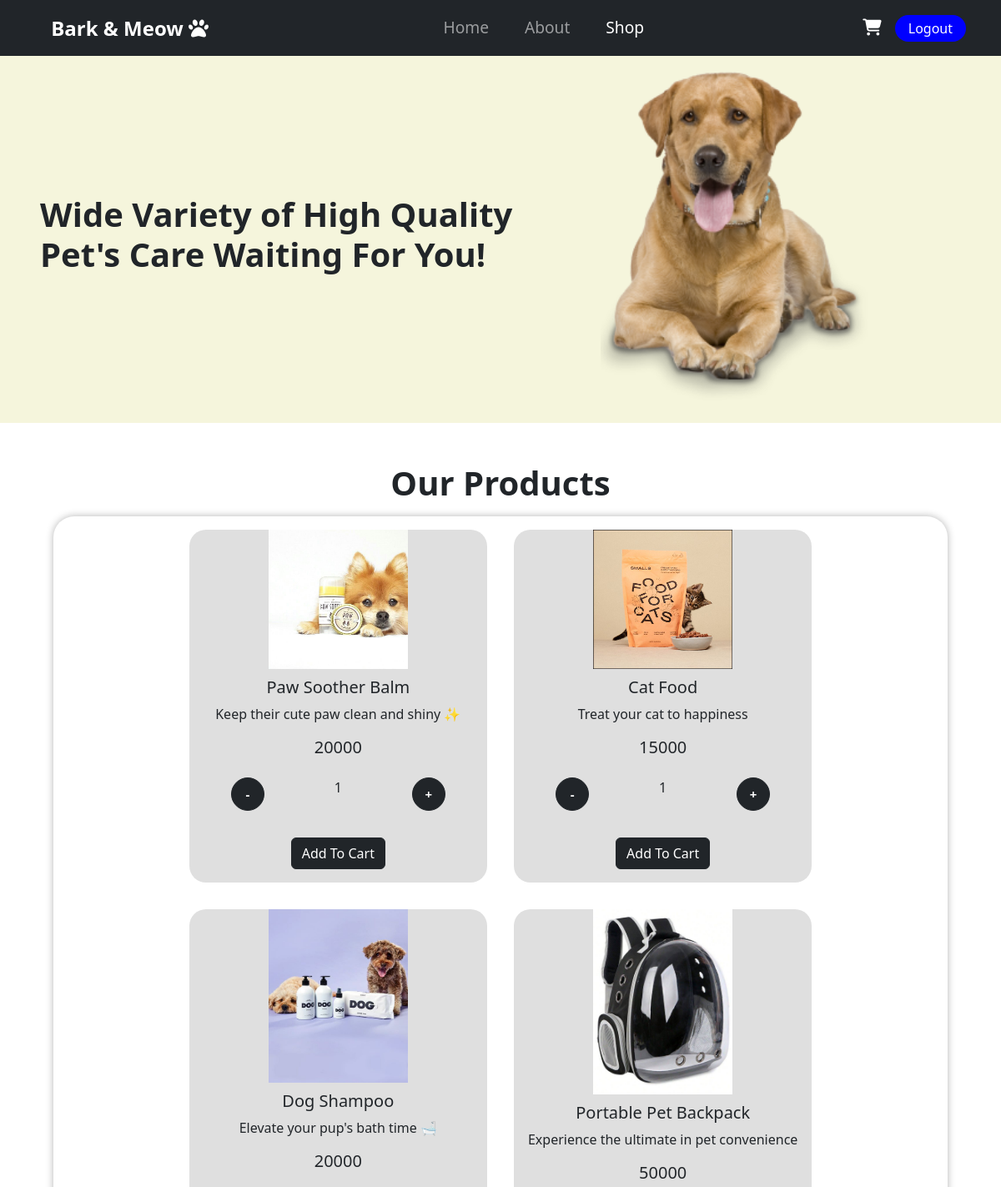
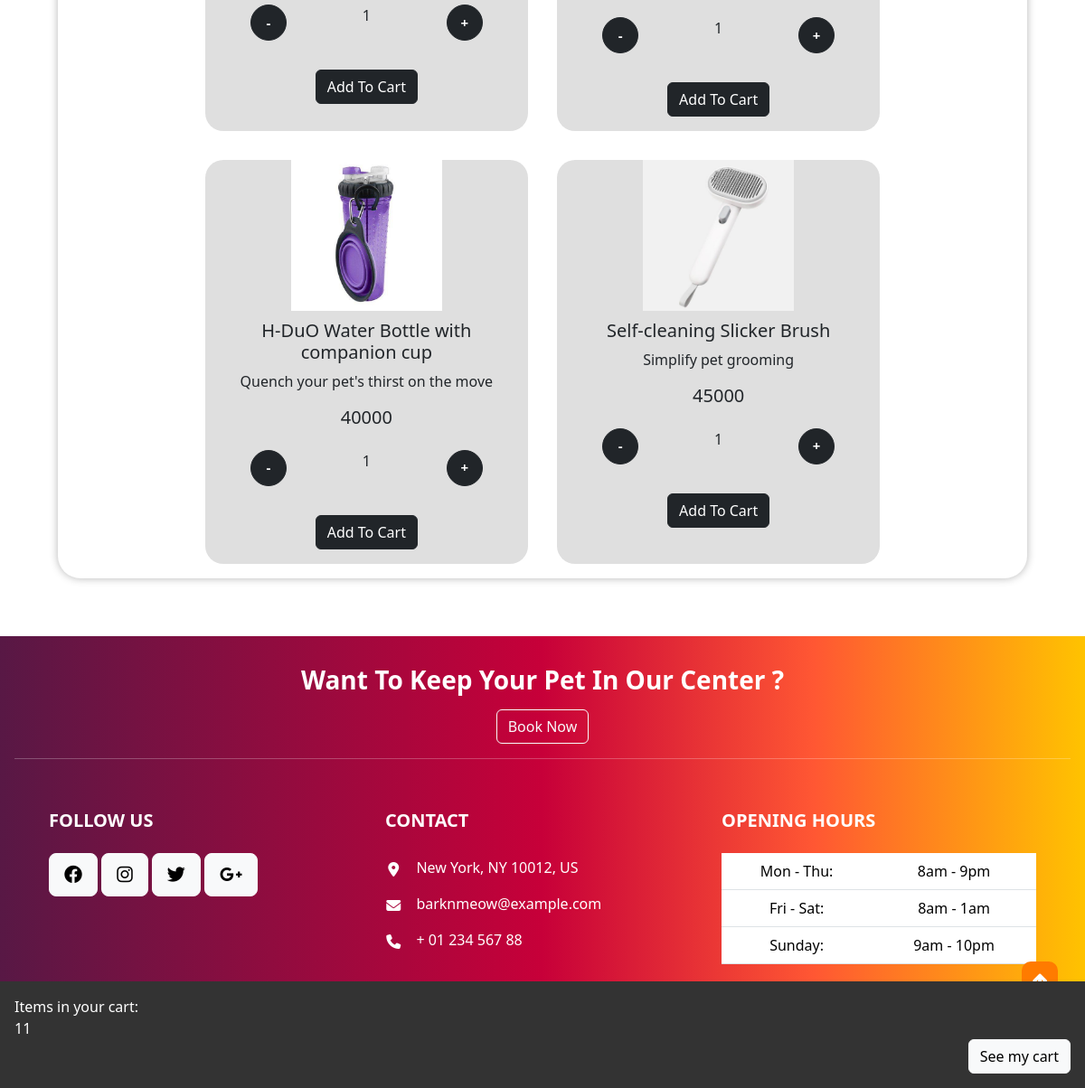
The page /shop.php?id_cust=1 (signed in) on the database its author committed (2 pictures, top to bottom).
### tables this page shows
CREATE TABLE `product` (
  `id` int(11) NOT NULL,
  `name` varchar(50) NOT NULL,
  `img` varchar(50) NOT NULL,
  `dsc` varchar(50) NOT NULL,
  `price` int(11) NOT NULL
);

### includes/connect.php (called while the page is built)
<?php
try{
    $connect = new PDO("mysql:host=localhost; dbname=project_tekweb", "root", "");
}catch(PDOException $e){
    die("Tidak berhasil terkoneksi ke database! <br> Error: ". $e);
}
include "shop.class.php";
$shop = new Shop($connect);
?>

### includes/shop.class.php (called while the page is built, shortened)
<?php
class Shop{
    private $db;
    public function setConnect($db){
        $this -> db = $db;
    }
    public function show_product(){
        $show_product = "SELECT * FROM `product`";
        $show_product = $this->db->prepare($show_product);
        $show_product->execute();
        return $show_product;
    }
    public function get_num_of_items($id_cust){
        $get_num = "SELECT SUM(`qty`) AS total_qty FROM `cart` WHERE `id_cust` = ?";
        $get_num = $this->db->prepare($get_num);
        $get_num->execute($id_cust);
        $result = $get_num->fetch(PDO::FETCH_ASSOC);
        return $result['total_qty'] ?? 0;
    }
}
?>

### shop.php (the view, shortened to what this page needs)
<?php
include 'includes/connect.php';
if (isset($_GET["id_cust"]) && !empty($_GET["id_cust"])) {
    $id_cust = $_GET["id_cust"];
} else {
  header("Location: login.php");
}
?>
<!DOCTYPE html>
<html lang="en">
<head>
    <link rel="stylesheet" href="https://cdnjs.cloudflare.com/ajax/libs/font-awesome/6.4.0/css/all.min.css">
        <link rel="stylesheet" href="https://maxcdn.bootstrapcdn.com/font-awesome/4.7.0/css/font-awesome.min.css">
    <link href="https://cdn.jsdelivr.net/npm/bootstrap@5.3.2/dist/css/bootstrap.min.css" rel="stylesheet">
  </head>
<body>
    <header>
        <nav class="navbar navbar-dark bg-dark navbar-expand-lg navbar-fixed-top">
            <div class="container">
              <a class="navbar-brand fs-4" href="home.php">Bark & Meow <i class="fa-solid fa-paw"></i></a>
              <div class="sidebar offcanvas offcanvas-start text-white bg-dark" tabindex="-1" id="offcanvasNavbar" aria-labelledby="offcanvasNavbarLabel">
                <div class="offcanvas-body d-flex flex-column flex-lg-row p-4 p-lg-0">
                  <ul class="navbar-nav justify-content-center align-items-center flex-grow-1 pe-3">
                    <li class="nav-item mx-2">
                      <a class="nav-link" aria-current="page" href="home.php">Home</a>
                    </li>
                    <li class="nav-item mx-2">
                      <a class="nav-link" href="aboutus.php">About</a>
                    </li>
                    <li class="nav-item mx-2">
                      <a class="nav-link active">Shop</a>
                    </li>
                  </ul>
                  <div class="d-flex flex-column flex-lg-row justify-content-center align-items-center gap-3">
                  <?php
                    echo "<a href='cart.php?id_cust=$id_cust'><i class='fa-solid fa-cart-shopping fs-5'></i></a>";
                    if(isset($_SESSION['id_cust'])) {
                    echo "<a href='login.php' class='signup text-decoration-none px-3 py-1 rounded-4'>Logout</a>";
                    } else {
                    echo "<a href='login.php' class='signup text-decoration-none px-3 py-1 rounded-4'>Login</a>";
                    }
                  ?>
                  </div>
                </div>
              </div>
            </div>
          </nav>
      </header>
      <div id="top">.</div>
      <a href="#top" class="gotop"><i class="fa fa-arrow-up" aria-hidden="true"></i></a>
      <div class = "container-xxl p-4 ps-5" style = "background-color: beige; margin-top: 1cm;">
        <div class = "row align-items-center">
            <div class = "col-sm-7">
                <h1 class = "h1" style = "font-weight: bold">Wide Variety of High Quality Pet's Care Waiting For You!</h1>
            </div>
            <div class = "col-sm-5">
                <img src = "image/dog-shop.png" style = "width: 20rem">
            </div>
        </div>
      </div>
      <div class = "p-5">
        <h1 style = "text-align: center; font-weight: bold">Our Products</h1>
        <div class = "row m-3 shop-list" style = "box-shadow: 0px 0px 10px rgb(181, 181, 181); border-radius: 25px; justify-content: center;">
          <?php foreach ($shop->show_product()->fetchAll(PDO::FETCH_ASSOC) as $data): ?>
    <div class="col-sm-6 col-md-4 m-3" style="background-color: rgb(223, 223, 223); border-radius: 20px">
        <img src="image/<?php echo $data["img"]; ?>" class="center" style="margin-bottom: 10px;">
        <h5 style="text-align: center"><?php echo $data["name"]; ?></h5>
        <center p><?php echo $data["dsc"]; ?></p>
        <h5><?php echo $data["price"]; ?></h5>
        <div class="row p-3">
            <div class="col-4">
                <button type="button" class="btn btn-dark btn-circle btn-xl btn-sub" id = "<?php echo $data["id"]; ?>">-</button>
            </div>
            <div class="col-4">
                <p class = "qty" id="qty-<?php echo $data["id"]; ?>">1</p>
            </div>
            <div class="col-4">
                <button type="button" class="btn btn-dark btn-circle btn-xl btn-add" id = "<?php echo $data["id"]; ?>">+</button>
            </div>
        </div>
        <button class="m-3 btn btn-dark add-to-cart" id = "<?php echo $data["id"]; ?>">Add To Cart</button>
    </div>
<?php endforeach; ?>
        </div>
      </div>
      <div class = "cart p-3" style="z-index: 9999;">
        Items in your cart:
        <?php
        $num_of_items = $shop ->get_num_of_items([1]);
        ?>
        <div id = "cart-qty"><?php echo $num_of_items?></div>
        <a href="cart.php" class = "btn btn-light" style = "float: right; overflow: hidden;">See my cart</a>
      </div>
      <footer class="footer-bs text-center bg-body-tertiary text-lg-start">
        <div class="container-fluid p-3">
          <div class="mt-3">
            <h3 class="text-center fw-bold">Want To Keep Your Pet In Our Center ?</h3>
            <center><a href="" class="btn btn-outline-light" style="margin-top: 0.2cm;">Book Now</a></center>
            <hr>
          </div>
        <div class="container p-4">
          <div class="row mt-3">
            <div class="col-lg-4 col-md-6 mb-4 mb-md-0">
              <h5 class="text-uppercase fw-bold mb-4">Follow Us</h5>
              <div class="mt-4">
                <a class="btn btn-floating btn-light btn-lg mr"><i class="fab fa-facebook-f"></i></a>
                <a class="btn btn-floating btn-light btn-lg"><i class="fab fa-instagram"></i></a>
                <a class="btn btn-floating btn-light btn-lg"><i class="fab fa-twitter"></i></a>
                <a class="btn btn-floating btn-light btn-lg"><i class="fab fa-google-plus-g"></i></a>
              </div>
            </div>
            <div class="col-lg-4 col-md-6 mb-4 mb-md-0">
              <h5 class="text-uppercase mb-4 fw-bold pb-1">Contact</h5>
              <ul class="fa-ul" style="margin-left: 1.65em;">
                <li class="mb-3">
                  <span class="fa-li"><i class="fas fa-solid fa-location-dot"></i></span><span class="ms-2">New York, NY 10012, US</span>
                </li>
                <li class="mb-3">
                  <span class="fa-li"><i class="fas fa-envelope"></i></span><span class="ms-2">barknmeow@example.com</span>
                </li>
                <li class="mb-3">
                  <span class="fa-li"><i class="fas fa-phone"></i></span><span class="ms-2">+ 01 234 567 88</span>
                </li>
              </ul>
            </div>
            <div class="col-lg-4 col-md-6 mb-4 mb-md-0 table-responsive">
              <h5 class="text-uppercase fw-bold mb-4">Opening hours</h5>
              <table class="table text-center">
                <tbody class="font-weight-normal">
                  <tr>
                    <td>Mon - Thu:</td>
                    <td>8am - 9pm</td>
                  </tr>
                  <tr>
                    <td>Fri - Sat:</td>
                    <td>8am - 1am</td>
                  </tr>
                  <tr>
                    <td>Sunday:</td>
                    <td>9am - 10pm</td>
                  </tr>
                </tbody>
              </table>
            </div>
          </div>
        </div>
        <div class="row">
          <div class="col-md-12 text-center pt-2">
            <p>&copy; 2023 Copyright <a href="" class="text-white text-decoration-none"> Bark & Meow</a></p>
          </div>
        </div>
        </div>
      </footer>
</body>
</html>

### shop.php (style rules this page uses)
.btn-circle.btn-xl { width: 40px; height: 40px; border-radius: 100px; font-size: 15px; font-weight: bold; }
.center { display: block; margin-left: auto; margin-right: auto; width: 50%; }
.cart { overflow: hidden; background-color: #333; color: white; position: fixed; width: 100%; bottom:0 }
nav > div a { color: white; }
nav > div .signup { background-color: blue; color: #fff; }
.navbar .navbar-nav .nav-link { padding: 0.6em; font-size: 1.2em; }
.navbar .navbar-brand { padding: 0 0.6em; font-size: 1.5em; font-weight: bold; }
footer { background: linear-gradient(to right, #581845, #900C3F, #C70039, #FF5733, #FFC300); bottom: 0; left: 0; width: 100%; color: white; }
@media only screen and (min-width: 992px) { .navbar { padding: 0; } }
@media only screen and (min-width: 992px) { .navbar .navbar-nav .nav-link { padding: 1em 0.7em; } }
@media only screen and (min-width: 992px) { .navbar .navbar-brand { padding: 0 0.8em; } }
header { position: fixed; top: 0; width: 100%; z-index: 9999; }
.gotop { position: fixed; width: 40px; height: 40px; border-radius: 10px; background-color: #ff7b00; bottom: 100px; right: 30px; text-decoration: none; text-align: center; line-height: 40px; color: white; font-size: 18px; z-index: 9999; }
html { scroll-behavior: smooth; }

### rows shown on the page
product: img (picture), name "Paw Soother Balm", dsc "Keep their cute paw clean and shiny ✨", price "20000"
product: img (picture), name "Cat Food", dsc "Treat your cat to happiness", price "15000"
product: img (picture), name "Dog Shampoo", dsc "Elevate your pup's bath time 🛁", price "20000"
product: img (picture), name "Portable Pet Backpack", dsc "Experience the ultimate in pet convenience", price "50000"
product: img (picture), name "H-DuO Water Bottle with companion cup", dsc "Quench your pet's thirst on the move", price "40000"
product: img (picture), name "Self-cleaning Slicker Brush", dsc "Simplify pet grooming", price "45000"

### other values the page prints
$num_of_items "11"
